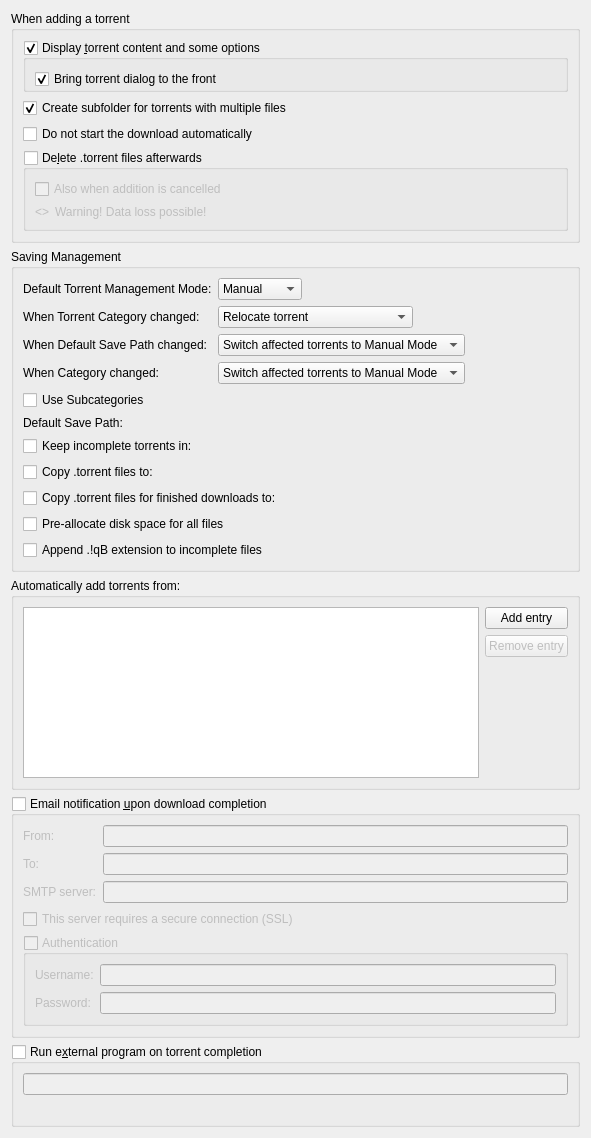
          <widget class="QWidget" name="scrollAreaWidgetContents_2">
           <property name="geometry">
            <rect>
             <x>0</x>
             <y>0</y>
             <width>591</width>
             <height>1138</height>
            </rect>
           </property>
           <layout class="QVBoxLayout" name="verticalLayout">
            <item>
             <widget class="QGroupBox" name="torrentAdditionBox">
              <property name="title">
               <string>When adding a torrent</string>
              </property>
              <layout class="QVBoxLayout" name="torrentAdditionBoxLayout">
               <item>
                <widget class="QGroupBox" name="checkAdditionDialog">
                 <property name="title">
                  <string>Display &amp;torrent content and some options</string>
                 </property>
                 <property name="checkable">
                  <bool>true</bool>
                 </property>
                 <layout class="QVBoxLayout" name="verticalLayout_18">
                  <property name="bottomMargin">
                   <number>0</number>
                  </property>
                  <item>
                   <widget class="QCheckBox" name="checkAdditionDialogFront">
                    <property name="text">
                     <string>Bring torrent dialog to the front</string>
                    </property>
                    <property name="checked">
                     <bool>true</bool>
                    </property>
                   </widget>
                  </item>
                 </layout>
                </widget>
               </item>
               <item>
                <widget class="QCheckBox" name="checkCreateSubfolder">
                 <property name="text">
                  <string>Create subfolder for torrents with multiple files</string>
                 </property>
                 <property name="checked">
                  <bool>true</bool>
                 </property>
                </widget>
               </item>
               <item>
                <widget class="QCheckBox" name="checkStartPaused">
                 <property name="text">
                  <string comment="The torrent will be added to download list in pause state">Do not start the download automatically</string>
                 </property>
                </widget>
               </item>
               <item>
                <widget class="QGroupBox" name="deleteTorrentBox">
                 <property name="toolTip">
                  <string>Should the .torrent file be deleted after adding it</string>
                 </property>
                 <property name="title">
                  <string>De&amp;lete .torrent files afterwards </string>
                 </property>
                 <property name="checkable">
                  <bool>true</bool>
                 </property>
                 <property name="checked">
                  <bool>false</bool>
                 </property>
                 <layout class="QVBoxLayout" name="deleteTorrentBoxLayout">
                  <item>
                   <widget class="QCheckBox" name="deleteCancelledTorrentBox">
                    <property name="toolTip">
                     <string>Also delete .torrent files whose addition was cancelled</string>
                    </property>
                    <property name="text">
                     <string>Also when addition is cancelled</string>
                    </property>
                   </widget>
                  </item>
                  <item>
                   <layout class="QHBoxLayout" name="deleteTorrentWarningLayout">
                    <item>
                     <widget class="QLabel" name="deleteTorrentWarningIcon">
                      <property name="sizePolicy">
                       <sizepolicy hsizetype="Fixed" vsizetype="Preferred">
                        <horstretch>0</horstretch>
                        <verstretch>0</verstretch>
                       </sizepolicy>
                      </property>
                      <property name="text">
                       <string notr="true">&lt;&gt;</string>
                      </property>
                     </widget>
                    </item>
                    <item>
                     <widget class="QLabel" name="deleteTorrentWarningLabel">
                      <property name="text">
                       <string>Warning! Data loss possible!</string>
                      </property>
                     </widget>
                    </item>
                   </layout>
                  </item>
                 </layout>
                </widget>
               </item>
              </layout>
             </widget>
            </item>
            <item>
             <widget class="QGroupBox" name="groupSavingManagement">
              <property name="title">
               <string>Saving Management</string>
              </property>
              <layout class="QVBoxLayout" name="groupSavingManagementLayout">
               <item>
                <layout class="QGridLayout" name="gridLayout_3">
                 <item row="0" column="0">
                  <widget class="QLabel" name="label_40">
                   <property name="text">
                    <string>Default Torrent Management Mode:</string>
                   </property>
                  </widget>
                 </item>
                 <item row="0" column="1">
                  <layout class="QHBoxLayout" name="horizontalLayout_70">
                   <property name="spacing">
                    <number>10</number>
                   </property>
                   <item>
                    <widget class="QComboBox" name="comboSavingMode">
                     <property name="toolTip">
                      <string>Automatic mode means that various torrent properties (e.g. save path) will be decided by the associated category</string>
                     </property>
                     <item>
                      <property name="text">
                       <string>Manual</string>
                      </property>
                     </item>
                     <item>
                      <property name="text">
                       <string>Automatic</string>
                      </property>
                     </item>
                    </widget>
                   </item>
                   <item>
                    <spacer name="horizontalSpacer_160">
                     <property name="orientation">
                      <enum>Qt::Horizontal</enum>
                     </property>
                     <property name="sizeHint" stdset="0">
                      <size>
                       <width>40</width>
                       <height>20</height>
                      </size>
                     </property>
                    </spacer>
                   </item>
                  </layout>
                 </item>
                 <item row="1" column="0">
                  <widget class="QLabel" name="labelTorrentCategoryChanged">
                   <property name="text">
                    <string>When Torrent Category changed:</string>
                   </property>
                  </widget>
                 </item>
                 <item row="1" column="1">
                  <layout class="QHBoxLayout" name="horizontalLayout_14">
                   <item>
                    <widget class="QComboBox" name="comboTorrentCategoryChanged">
                     <item>
                      <property name="text">
                       <string>Relocate torrent</string>
                      </property>
                     </item>
                     <item>
                      <property name="text">
                       <string>Switch torrent to Manual Mode</string>
                      </property>
                     </item>
                    </widget>
                   </item>
                   <item>
                    <spacer name="horizontalSpacer_17">
                     <property name="orientation">
                      <enum>Qt::Horizontal</enum>
                     </property>
                     <property name="sizeHint" stdset="0">
                      <size>
                       <width>40</width>
                       <height>20</height>
                      </size>
                     </property>
                    </spacer>
                   </item>
                  </layout>
                 </item>
                 <item row="2" column="0">
                  <widget class="QLabel" name="labelCategoryDefaultPathChanged">
                   <property name="text">
                    <string>When Default Save Path changed:</string>
                   </property>
                  </widget>
                 </item>
                 <item row="2" column="1">
                  <layout class="QHBoxLayout" name="horizontalLayout_15">
                   <item>
                    <widget class="QComboBox" name="comboCategoryDefaultPathChanged">
                     <property name="currentIndex">
                      <number>1</number>
                     </property>
                     <item>
                      <property name="text">
                       <string>Relocate affected torrents</string>
                      </property>
                     </item>
                     <item>
                      <property name="text">
                       <string>Switch affected torrents to Manual Mode</string>
                      </property>
                     </item>
                    </widget>
                   </item>
                   <item>
                    <spacer name="horizontalSpacer_18">
                     <property name="orientation">
                      <enum>Qt::Horizontal</enum>
                     </property>
                     <property name="sizeHint" stdset="0">
                      <size>
                       <width>40</width>
                       <height>20</height>
                      </size>
                     </property>
                    </spacer>
                   </item>
                  </layout>
                 </item>
                 <item row="3" column="0">
                  <widget class="QLabel" name="labelCategoryChanged">
                   <property name="text">
                    <string>When Category changed:</string>
                   </property>
                  </widget>
                 </item>
                 <item row="3" column="1">
                  <layout class="QHBoxLayout" name="horizontalLayout_17">
                   <item>
                    <widget class="QComboBox" name="comboCategoryChanged">
                     <property name="currentIndex">
                      <number>1</number>
                     </property>
                     <item>
                      <property name="text">
                       <string>Relocate affected torrents</string>
                      </property>
                     </item>
                     <item>
                      <property name="text">
                       <string>Switch affected torrents to Manual Mode</string>
                      </property>
                     </item>
                    </widget>
                   </item>
                   <item>
                    <spacer name="horizontalSpacer_19">
                     <property name="orientation">
                      <enum>Qt::Horizontal</enum>
                     </property>
                     <property name="sizeHint" stdset="0">
                      <size>
                       <width>40</width>
                       <height>20</height>
                      </size>
                     </property>
                    </spacer>
                   </item>
                  </layout>
                 </item>
                </layout>
               </item>
               <item>
                <widget class="QCheckBox" name="checkUseSubcategories">
                 <property name="text">
                  <string>Use Subcategories</string>
                 </property>
                </widget>
               </item>
               <item>
                <layout class="QGridLayout" name="gridLayout_4">
                 <item row="1" column="1">
                  <widget class="FileSystemPathLineEdit" name="textTempPath" native="true"/>
                 </item>
                 <item row="3" column="0">
                  <widget class="QCheckBox" name="checkExportDirFin">
                   <property name="text">
                    <string>Copy .torrent files for finished downloads to:</string>
                   </property>
                  </widget>
                 </item>
                 <item row="0" column="0">
                  <widget class="QLabel" name="labelSavePath">
                   <property name="text">
                    <string>Default Save Path:</string>
                   </property>
                  </widget>
                 </item>
                 <item row="2" column="0">
                  <widget class="QCheckBox" name="checkExportDir">
                   <property name="text">
                    <string>Copy .torrent files to:</string>
                   </property>
                  </widget>
                 </item>
                 <item row="1" column="0">
                  <widget class="QCheckBox" name="checkTempFolder">
                   <property name="text">
                    <string>Keep incomplete torrents in:</string>
                   </property>
                  </widget>
                 </item>
                 <item row="3" column="1">
                  <widget class="FileSystemPathLineEdit" name="textExportDirFin" native="true"/>
                 </item>
                 <item row="0" column="1">
                  <widget class="FileSystemPathLineEdit" name="textSavePath" native="true"/>
                 </item>
                 <item row="2" column="1">
                  <widget class="FileSystemPathLineEdit" name="textExportDir" native="true"/>
                 </item>
                </layout>
               </item>
               <item>
                <widget class="QCheckBox" name="checkPreallocateAll">
                 <property name="text">
                  <string>Pre-allocate disk space for all files</string>
                 </property>
                </widget>
               </item>
               <item>
                <widget class="QCheckBox" name="checkAppendqB">
                 <property name="text">
                  <string>Append .!qB extension to incomplete files</string>
                 </property>
                </widget>
               </item>
              </layout>
             </widget>
            </item>
            <item>
             <widget class="QGroupBox" name="groupBox_2">
              <property name="title">
               <string>Automatically add torrents from:</string>
              </property>
              <layout class="QVBoxLayout" name="verticalLayout_38">
               <item>
                <layout class="QHBoxLayout" name="horizontalLayout_16">
                 <item>
                  <widget class="QTreeView" name="scanFoldersView">
                   <property name="sizePolicy">
                    <sizepolicy hsizetype="Expanding" vsizetype="Expanding">
                     <horstretch>0</horstretch>
                     <verstretch>1</verstretch>
                    </sizepolicy>
                   </property>
                   <property name="minimumSize">
                    <size>
                     <width>250</width>
                     <height>150</height>
                    </size>
                   </property>
                   <property name="editTriggers">
                    <set>QAbstractItemView::AllEditTriggers</set>
                   </property>
                   <property name="selectionMode">
                    <enum>QAbstractItemView::SingleSelection</enum>
                   </property>
                   <property name="selectionBehavior">
                    <enum>QAbstractItemView::SelectRows</enum>
                   </property>
                   <property name="textElideMode">
                    <enum>Qt::ElideNone</enum>
                   </property>
                   <property name="rootIsDecorated">
                    <bool>false</bool>
                   </property>
                   <attribute name="headerDefaultSectionSize">
                    <number>80</number>
                   </attribute>
                   <attribute name="headerStretchLastSection">
                    <bool>false</bool>
                   </attribute>
                  </widget>
                 </item>
                 <item>
                  <layout class="QVBoxLayout" name="verticalLayout_37">
                   <item>
                    <widget class="QPushButton" name="addScanFolderButton">
                     <property name="text">
                      <string>Add entry</string>
                     </property>
                    </widget>
                   </item>
                   <item>
                    <widget class="QPushButton" name="removeScanFolderButton">
                     <property name="enabled">
                      <bool>false</bool>
                     </property>
                     <property name="text">
                      <string>Remove entry</string>
                     </property>
                    </widget>
                   </item>
                   <item>
                    <spacer name="verticalSpacer_6">
                     <property name="orientation">
                      <enum>Qt::Vertical</enum>
                     </property>
                     <property name="sizeHint" stdset="0">
                      <size>
                       <width>20</width>
                       <height>40</height>
                      </size>
                     </property>
                    </spacer>
                   </item>
                  </layout>
                 </item>
                </layout>
               </item>
              </layout>
             </widget>
            </item>
            <item>
             <widget class="QGroupBox" name="groupMailNotification">
              <property name="title">
               <string>Email notification &amp;upon download completion</string>
              </property>
              <property name="checkable">
               <bool>true</bool>
              </property>
              <property name="checked">
               <bool>false</bool>
              </property>
              <layout class="QVBoxLayout" name="verticalLayout_171">
               <item>
                <layout class="QGridLayout" name="gridLayout_9">
                 <item row="1" column="1">
                  <widget class="QLineEdit" name="dest_email_txt"/>
                 </item>
                 <item row="1" column="0">
                  <widget class="QLabel" name="label_2">
                   <property name="text">
                    <string>To:</string>
                   </property>
                  </widget>
                 </item>
                 <item row="2" column="0">
                  <widget class="QLabel" name="label_3">
                   <property name="text">
                    <string>SMTP server:</string>
                   </property>
                  </widget>
                 </item>
                 <item row="2" column="1">
                  <widget class="QLineEdit" name="smtp_server_txt"/>
                 </item>
                 <item row="0" column="1">
                  <widget class="QLineEdit" name="senderEmailTxt"/>
                 </item>
                 <item row="0" column="0">
                  <widget class="QLabel" name="label_25">
                   <property name="text">
                    <string>From:</string>
                   </property>
                  </widget>
                 </item>
                </layout>
               </item>
               <item>
                <widget class="QCheckBox" name="checkSmtpSSL">
                 <property name="text">
                  <string>This server requires a secure connection (SSL)</string>
                 </property>
                </widget>
               </item>
               <item>
                <widget class="QGroupBox" name="groupMailNotifAuth">
                 <property name="title">
                  <string>Authentication</string>
                 </property>
                 <property name="checkable">
                  <bool>true</bool>
                 </property>
                 <property name="checked">
                  <bool>false</bool>
                 </property>
                 <layout class="QFormLayout" name="formLayout_2">
                  <item row="0" column="0">
                   <widget class="QLabel" name="label_7">
                    <property name="text">
                     <string>Username:</string>
                    </property>
                   </widget>
                  </item>
                  <item row="0" column="1">
                   <widget class="QLineEdit" name="mailNotifUsername"/>
                  </item>
                  <item row="1" column="0">
                   <widget class="QLabel" name="label_8">
                    <property name="text">
                     <string>Password:</string>
                    </property>
                   </widget>
                  </item>
                  <item row="1" column="1">
                   <widget class="QLineEdit" name="mailNotifPassword">
                    <property name="echoMode">
                     <enum>QLineEdit::Password</enum>
                    </property>
                   </widget>
                  </item>
                 </layout>
                </widget>
               </item>
              </layout>
             </widget>
            </item>
            <item>
             <widget class="QGroupBox" name="autoRunBox">
              <property name="title">
               <string>Run e&amp;xternal program on torrent completion</string>
              </property>
              <property name="checkable">
               <bool>true</bool>
              </property>
              <property name="checked">
               <bool>false</bool>
              </property>
              <layout class="QVBoxLayout" name="verticalLayout_19">
               <item>
                <widget class="QLineEdit" name="autoRun_txt"/>
               </item>
               <item>
                <widget class="QLabel" name="autoRun_param">
                 <property name="wordWrap">
                  <bool>true</bool>
                 </property>
                </widget>
               </item>
              </layout>
             </widget>
            </item>
           </layout>
          </widget>
